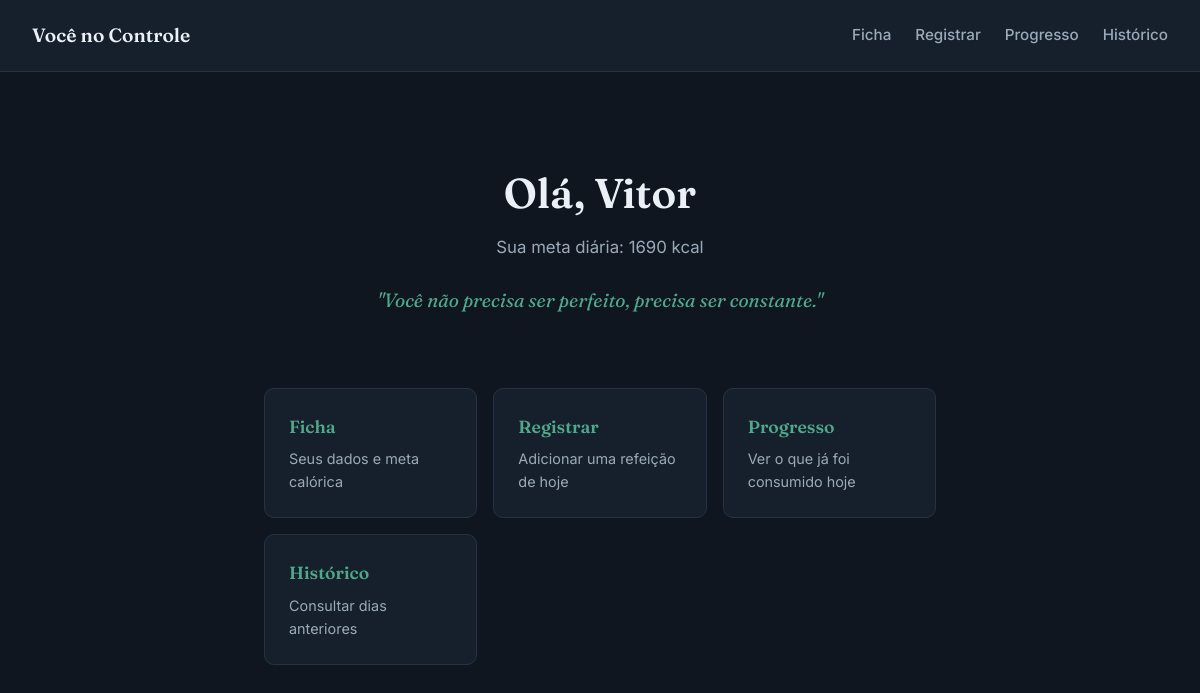
The app's page /, older data.
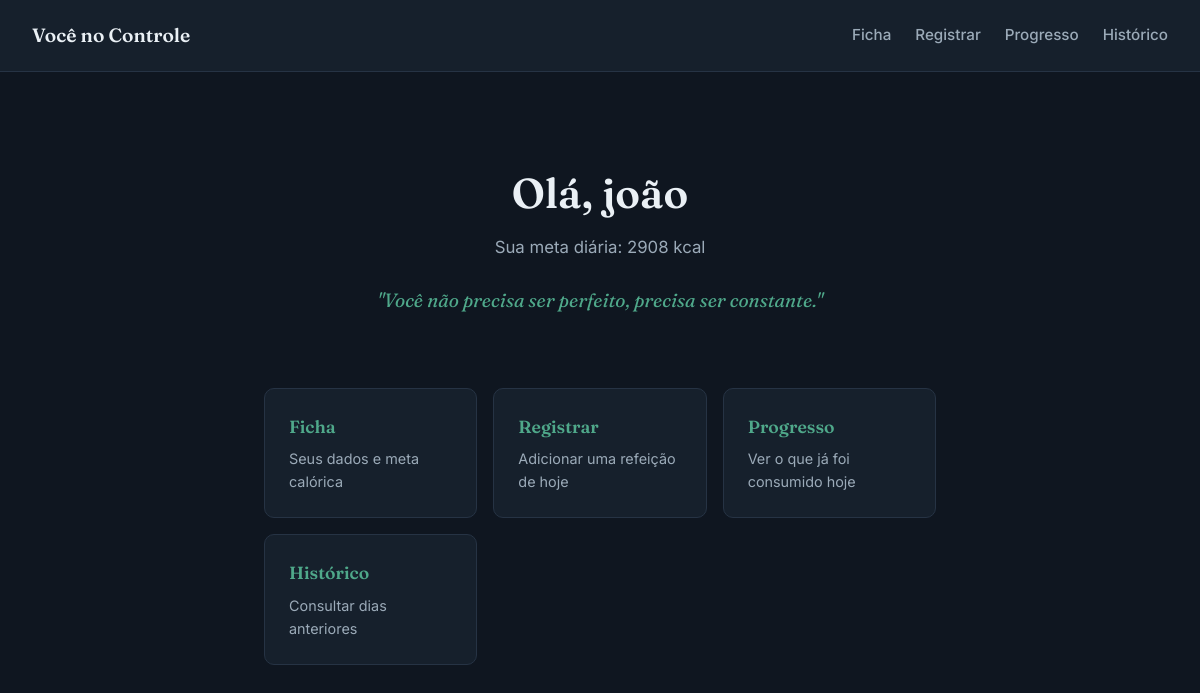
The same page, newer data.
### tables this page shows
CREATE TABLE usuario (
    id INTEGER PRIMARY KEY AUTOINCREMENT,
    nome TEXT NOT NULL,
    idade INTEGER NOT NULL,
    sexo TEXT NOT NULL CHECK(sexo IN ('M','F')),
    peso_atual REAL NOT NULL,
    peso_desejado REAL NOT NULL,
    altura REAL NOT NULL,
    nivel_atividade INTEGER NOT NULL CHECK(nivel_atividade BETWEEN 1 AND 4),
    objetivo INTEGER NOT NULL CHECK(objetivo IN (1,2,3)),
    tmb REAL,
    meta_calorica REAL,
    criado_em TEXT DEFAULT CURRENT_TIMESTAMP
, meta_proteina REAL, meta_carbo REAL, meta_gordura REAL);

### app.py (the view)
@app.route("/")
def home():
    usuario = buscar_usuario()
    frase = random.choice(FRASES_MOTIVACIONAIS)
    return render_template("home.html", usuario=usuario, frase=frase)

### database.py (called while the page is built)
def conectar():
    conn = sqlite3.connect(DB)
    conn.row_factory = sqlite3.Row
    return conn

def buscar_usuario():
    conn = conectar()
    usuario = conn.execute("SELECT * FROM usuario LIMIT 1").fetchone()
    conn.close()
    return usuario

### templates/home.html (shortened to what this page needs)
{% extends "base.html" %}
{% block conteudo %}
    <div class="hero">
        {% if usuario %}
            <h1>Olá, {{ usuario['nome'] }}</h1>
            <p class="hero-subtitulo">Sua meta diária: {{ "%.0f"|format(usuario['meta_calorica']) }} kcal</p>
        {% else %}
            <h1>Você no Controle</h1>
            <p class="hero-subtitulo">Comece criando sua ficha para calcular sua meta calórica.</p>
        {% endif %}
        <p class="hero-frase">"{{ frase }}"</p>
    </div>
    <div class="grade-cards">
        <a href="/ficha" class="card-nav">
            <h2>Ficha</h2>
            <p>Seus dados e meta calórica</p>
        </a>
        <a href="/registrar" class="card-nav">
            <h2>Registrar</h2>
            <p>Adicionar uma refeição de hoje</p>
        </a>
        <a href="/progresso" class="card-nav">
            <h2>Progresso</h2>
            <p>Ver o que já foi consumido hoje</p>
        </a>
        <a href="/historico" class="card-nav">
            <h2>Histórico</h2>
            <p>Consultar dias anteriores</p>
        </a>
    </div>
{% endblock %}

Row changes from the older to the newer data that the page shows:
changed usuario: nome "Vitor" → "joão"; meta_calorica "1690" → "2908"
